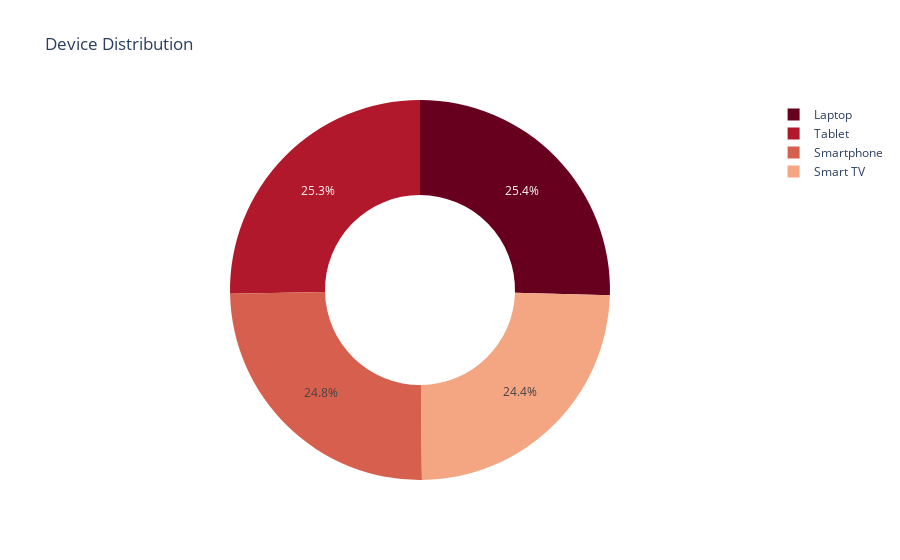

The code cell stored with this chart in its notebook:
### Markdown cell above
Insight: Basic adalah subscription type yang biasa dipilih orang di manca negara

### Code cell
device_counts = df['Device'].value_counts()
px.pie(device_counts, names=device_counts.index, values=device_counts.values, title='Device Distribution', color_discrete_sequence=px.colors.sequential.RdBu, hole=0.5)

### Figure 1 — Plotly figure (JSON) as saved in the notebook; plotly's stock layout.template omitted (floating-point values rounded to 4 significant figures)
{"data": [{"domain": {"x": [0, 1], "y": [0, 1]}, "hole": 0.5, "hovertemplate": "Device=%{label}<br>value=%{value}<extra></extra>", "labels": ["Laptop", "Tablet", "Smartphone", "Smart TV"], "legendgroup": "", "name": "", "showlegend": true, "type": "pie", "values": [636, 633, 621, 610]}], "layout": {"legend": {"tracegroupgap": 0}, "piecolorway": ["rgb(103,0,31)", "rgb(178,24,43)", "rgb(214,96,77)", "rgb(244,165,130)", "rgb(253,219,199)", "rgb(247,247,247)", "rgb(209,229,240)", "rgb(146,197,222)", "rgb(67,147,195)", "rgb(33,102,172)", "rgb(5,48,97)"], "title": {"text": "Device Distribution"}}}
